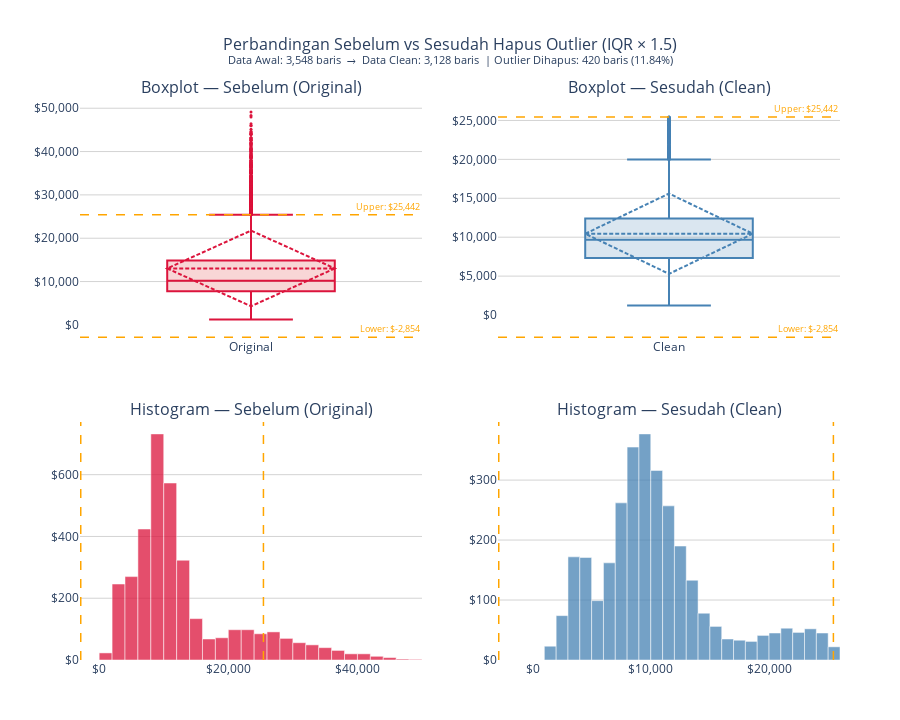

The notebook cell this image was saved under:
### Markdown cell above
### Hapus Outlier

### Code cell
# ============================================================
# HAPUS OUTLIER MENGGUNAKAN IQR — Batas 1.5
# ============================================================
Q1  = df['Value'].quantile(0.25)
Q3  = df['Value'].quantile(0.75)
IQR = Q3 - Q1

lower_bound = Q1 - 1.5 * IQR
upper_bound = Q3 + 1.5 * IQR

df_clean = df[(df['Value'] >= lower_bound) & (df['Value'] <= upper_bound)].copy()

# ============================================================
# VISUALISASI PERBANDINGAN SEBELUM & SESUDAH HAPUS OUTLIER
# ============================================================
fig = make_subplots(
    rows=2, cols=2,
    subplot_titles=(
        'Boxplot — Sebelum (Original)',
        'Boxplot — Sesudah (Clean)',
        'Histogram — Sebelum (Original)',
        'Histogram — Sesudah (Clean)'
    ),
    vertical_spacing=0.15,
    horizontal_spacing=0.1
)

# ============================================================
# BOXPLOT SEBELUM
# ============================================================
fig.add_trace(go.Box(
    y=df['Value'],
    name='Original',
    marker=dict(color='crimson', outliercolor='red', size=3),
    fillcolor='rgba(220,50,50,0.2)',
    line=dict(color='crimson', width=2),
    boxmean='sd',
    boxpoints='outliers',
    hovertemplate="<b>$%{y:,.0f}</b><extra>Original</extra>"
), row=1, col=1)

# ============================================================
# BOXPLOT SESUDAH
# ============================================================
fig.add_trace(go.Box(
    y=df_clean['Value'],
    name='Clean',
    marker=dict(color='steelblue', size=3),
    fillcolor='rgba(70,130,180,0.2)',
    line=dict(color='steelblue', width=2),
    boxmean='sd',
    boxpoints='outliers',
    hovertemplate="<b>$%{y:,.0f}</b><extra>Clean</extra>"
), row=1, col=2)

# ============================================================
# HISTOGRAM SEBELUM
# ============================================================
fig.add_trace(go.Histogram(
    x=df['Value'],
    nbinsx=40,
    name='Original',
    marker=dict(color='crimson', line=dict(color='white', width=0.5)),
    opacity=0.75,
    hovertemplate="<b>Range:</b> $%{x:,.0f}<br><b>Frekuensi:</b> %{y}<extra>Original</extra>"
), row=2, col=1)

# ============================================================
# HISTOGRAM SESUDAH
# ============================================================
fig.add_trace(go.Histogram(
    x=df_clean['Value'],
    nbinsx=40,
    name='Clean',
    marker=dict(color='steelblue', line=dict(color='white', width=0.5)),
    opacity=0.75,
    hovertemplate="<b>Range:</b> $%{x:,.0f}<br><b>Frekuensi:</b> %{y}<extra>Clean</extra>"
), row=2, col=2)

# ============================================================
# GARIS LOWER & UPPER BOUND
# ============================================================
for col in [1, 2]:
    fig.add_hline(y=lower_bound, line=dict(color='orange', dash='dash', width=1.5),
                  annotation_text=f'Lower: ${lower_bound:,.0f}',
                  annotation_font=dict(color='orange', size=9),
                  row=1, col=col)
    fig.add_hline(y=upper_bound, line=dict(color='orange', dash='dash', width=1.5),
                  annotation_text=f'Upper: ${upper_bound:,.0f}',
                  annotation_font=dict(color='orange', size=9),
                  row=1, col=col)

for col in [1, 2]:
    fig.add_vline(x=lower_bound, line=dict(color='orange', dash='dash', width=1.5),
                  row=2, col=col)
    fig.add_vline(x=upper_bound, line=dict(color='orange', dash='dash', width=1.5),
                  row=2, col=col)

# ============================================================
# LAYOUT
# ============================================================
fig.update_yaxes(tickprefix='$', tickformat=',.0f', showgrid=True, gridcolor='lightgrey')
fig.update_xaxes(tickprefix='$', tickformat=',.0f', showgrid=False, row=2)

fig.update_layout(
    title=dict(
        text=(
            f'Perbandingan Sebelum vs Sesudah Hapus Outlier (IQR × 1.5)<br>'
            f'<sup>Data Awal: {len(df):,} baris  →  Data Clean: {len(df_clean):,} baris  '
            f'| Outlier Dihapus: {len(df) - len(df_clean):,} baris '
            f'({(len(df) - len(df_clean)) / len(df) * 100:.2f}%)</sup>'
        ),
        font=dict(size=16),
        x=0.5
    ),
    plot_bgcolor='white',
    paper_bgcolor='white',
    height=720,
    margin=dict(t=100, b=60, l=80, r=60),
    showlegend=False
)

fig.show()

### Figure 1 — Plotly figure (JSON) as saved in the notebook; plotly's stock layout.template omitted (floating-point values rounded to 4 significant figures; data arrays with more than 128 entries replaced by an {"elided": "..."} marker saying what was removed)
{"data": [{"boxmean": "sd", "boxpoints": "outliers", "fillcolor": "rgba(220,50,50,0.2)", "hovertemplate": "<b>$%{y:,.0f}</b><extra>Original</extra>", "line": {"color": "crimson", "width": 2}, "marker": {"color": "crimson", "outliercolor": "red", "size": 3}, "name": "Original", "type": "box", "xaxis": "x", "y": {"elided": "3548 int values"}, "yaxis": "y"}, {"boxmean": "sd", "boxpoints": "outliers", "fillcolor": "rgba(70,130,180,0.2)", "hovertemplate": "<b>$%{y:,.0f}</b><extra>Clean</extra>", "line": {"color": "steelblue", "width": 2}, "marker": {"color": "steelblue", "size": 3}, "name": "Clean", "type": "box", "xaxis": "x2", "y": {"elided": "3128 int values"}, "yaxis": "y2"}, {"hovertemplate": "<b>Range:</b> $%{x:,.0f}<br><b>Frekuensi:</b> %{y}<extra>Original</extra>", "marker": {"color": "crimson", "line": {"color": "white", "width": 0.5}}, "name": "Original", "nbinsx": 40, "opacity": 0.75, "type": "histogram", "x": {"elided": "3548 int values"}, "xaxis": "x3", "yaxis": "y3"}, {"hovertemplate": "<b>Range:</b> $%{x:,.0f}<br><b>Frekuensi:</b> %{y}<extra>Clean</extra>", "marker": {"color": "steelblue", "line": {"color": "white", "width": 0.5}}, "name": "Clean", "nbinsx": 40, "opacity": 0.75, "type": "histogram", "x": {"elided": "3128 int values"}, "xaxis": "x4", "yaxis": "y4"}], "layout": {"annotations": [{"font": {"size": 16}, "showarrow": false, "text": "Boxplot — Sebelum (Original)", "x": 0.225, "xanchor": "center", "xref": "paper", "y": 1, "yanchor": "bottom", "yref": "paper"}, {"font": {"size": 16}, "showarrow": false, "text": "Boxplot — Sesudah (Clean)", "x": 0.775, "xanchor": "center", "xref": "paper", "y": 1, "yanchor": "bottom", "yref": "paper"}, {"font": {"size": 16}, "showarrow": false, "text": "Histogram — Sebelum (Original)", "x": 0.225, "xanchor": "center", "xref": "paper", "y": 0.425, "yanchor": "bottom", "yref": "paper"}, {"font": {"size": 16}, "showarrow": false, "text": "Histogram — Sesudah (Clean)", "x": 0.775, "xanchor": "center", "xref": "paper", "y": 0.425, "yanchor": "bottom", "yref": "paper"}, {"font": {"color": "orange", "size": 9}, "showarrow": false, "text": "Lower: $-2,854", "x": 1, "xanchor": "right", "xref": "x domain", "y": -2854.0, "yanchor": "bottom", "yref": "y"}, {"font": {"color": "orange", "size": 9}, "showarrow": false, "text": "Upper: $25,442", "x": 1, "xanchor": "right", "xref": "x domain", "y": 25440.0, "yanchor": "bottom", "yref": "y"}, {"font": {"color": "orange", "size": 9}, "showarrow": false, "text": "Lower: $-2,854", "x": 1, "xanchor": "right", "xref": "x2 domain", "y": -2854.0, "yanchor": "bottom", "yref": "y2"}, {"font": {"color": "orange", "size": 9}, "showarrow": false, "text": "Upper: $25,442", "x": 1, "xanchor": "right", "xref": "x2 domain", "y": 25440.0, "yanchor": "bottom", "yref": "y2"}], "height": 720, "margin": {"b": 60, "l": 80, "r": 60, "t": 100}, "paper_bgcolor": "white", "plot_bgcolor": "white", "shapes": [{"line": {"color": "orange", "dash": "dash", "width": 1.5}, "type": "line", "x0": 0, "x1": 1, "xref": "x domain", "y0": -2854.0, "y1": -2854.0, "yref": "y"}, {"line": {"color": "orange", "dash": "dash", "width": 1.5}, "type": "line", "x0": 0, "x1": 1, "xref": "x domain", "y0": 25440.0, "y1": 25440.0, "yref": "y"}, {"line": {"color": "orange", "dash": "dash", "width": 1.5}, "type": "line", "x0": 0, "x1": 1, "xref": "x2 domain", "y0": -2854.0, "y1": -2854.0, "yref": "y2"}, {"line": {"color": "orange", "dash": "dash", "width": 1.5}, "type": "line", "x0": 0, "x1": 1, "xref": "x2 domain", "y0": 25440.0, "y1": 25440.0, "yref": "y2"}, {"line": {"color": "orange", "dash": "dash", "width": 1.5}, "type": "line", "x0": -2854.0, "x1": -2854.0, "xref": "x3", "y0": 0, "y1": 1, "yref": "y3 domain"}, {"line": {"color": "orange", "dash": "dash", "width": 1.5}, "type": "line", "x0": 25440.0, "x1": 25440.0, "xref": "x3", "y0": 0, "y1": 1, "yref": "y3 domain"}, {"line": {"color": "orange", "dash": "dash", "width": 1.5}, "type": "line", "x0": -2854.0, "x1": -2854.0, "xref": "x4", "y0": 0, "y1": 1, "yref": "y4 domain"}, {"line": {"color": "orange", "dash": "dash", "width": 1.5}, "type": "line", "x0": 25440.0, "x1": 25440.0, "xref": "x4", "y0": 0, "y1": 1, "yref": "y4 domain"}], "showlegend": false, "title": {"font": {"size": 16}, "text": "Perbandingan Sebelum vs Sesudah Hapus Outlier (IQR × 1.5)<br><sup>Data Awal: 3,548 baris  →  Data Clean: 3,128 baris  | Outlier Dihapus: 420 baris (11.84%)</sup>", "x": 0.5}, "xaxis": {"anchor": "y", "domain": [0, 0.45]}, "xaxis2": {"anchor": "y2", "domain": [0.55, 1]}, "xaxis3": {"anchor": "y3", "domain": [0, 0.45], "showgrid": false, "tickformat": ",.0f", "tickprefix": "$"}, "xaxis4": {"anchor": "y4", "domain": [0.55, 1], "showgrid": false, "tickformat": ",.0f", "tickprefix": "$"}, "yaxis": {"anchor": "x", "domain": [0.575, 1], "gridcolor": "lightgrey", "showgrid": true, "tickformat": ",.0f", "tickprefix": "$"}, "yaxis2": {"anchor": "x2", "domain": [0.575, 1], "gridcolor": "lightgrey", "showgrid": true, "tickformat": ",.0f", "tickprefix": "$"}, "yaxis3": {"anchor": "x3", "domain": [0, 0.425], "gridcolor": "lightgrey", "showgrid": true, "tickformat": ",.0f", "tickprefix": "$"}, "yaxis4": {"anchor": "x4", "domain": [0, 0.425], "gridcolor": "lightgrey", "showgrid": true, "tickformat": ",.0f", "tickprefix": "$"}}}
